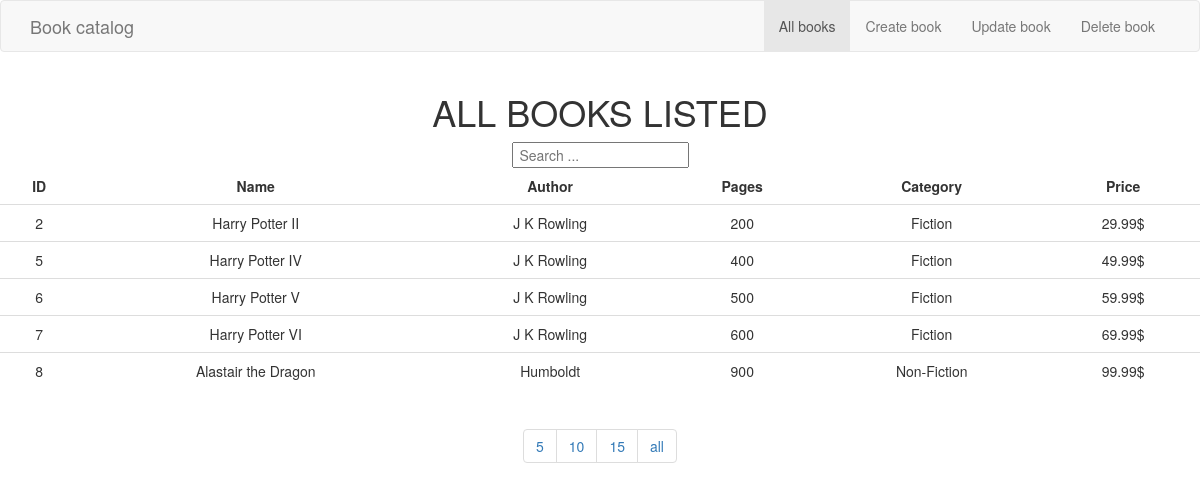
The app's page /views/manageBooks.php, older data.
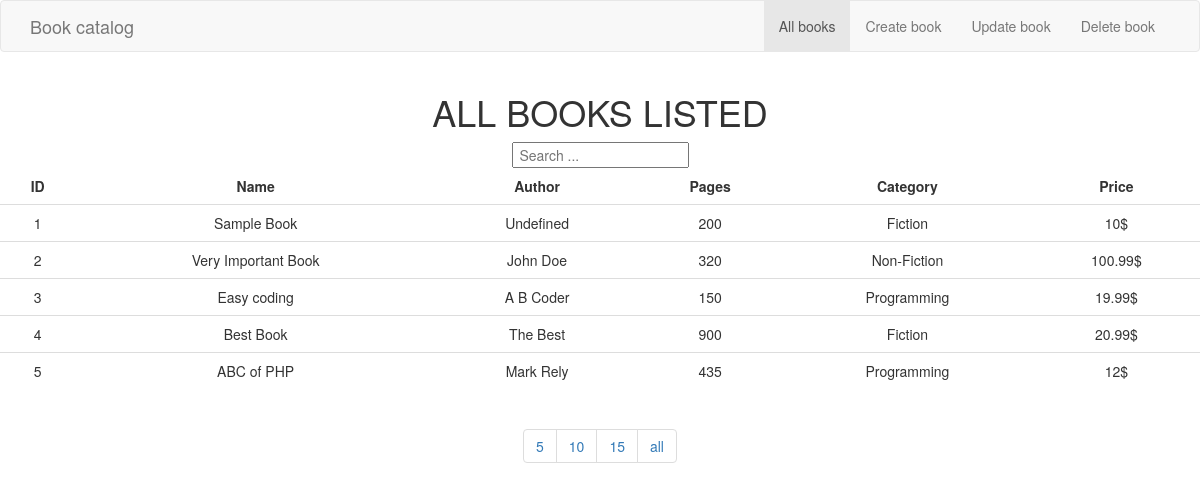
The same page, newer data.
### tables this page shows
CREATE TABLE `books` (
  `id_book` int(11) NOT NULL,
  `name_book` text NOT NULL,
  `author` text NOT NULL,
  `page_count` int(11) NOT NULL,
  `category` text NOT NULL,
  `price` float NOT NULL
);

### views/manageBooks.php (the view, shortened to what this page needs)
<?php
  require_once('../connect.php');
?>
<!DOCTYPE html>
<html>
<head>
  <link rel="stylesheet" href="https://maxcdn.bootstrapcdn.com/bootstrap/3.3.6/css/bootstrap.min.css">
  <link rel="stylesheet" type="text/css" href="../styles.css">
</head>
<body>
<nav class="navbar navbar-default">
      <div class="container">
        <div class="navbar-header">
          <a class="navbar-brand" href="../index.php">Book catalog</a>
        </div>
        <div id="navbar" class="collapse navbar-collapse">
          <ul class="nav navbar-nav navbar-right">
            <li class="active"><a href="#">All books</a></li>
            <li><a href="./createBook.php">Create book</a></li>
            <li><a href="./updateBook.php">Update book</a></li>
            <li><a href="./deleteBook.php">Delete book</a></li>
          </ul>
        </div>
      </div>
    </nav>
<div id="box">
  <h1>All books listed</h1>
  <input id="searchInput" placeholder=" Search ...">
  <table class="table table-hover">
      <thead>
        <tr>
          <td><b>ID</b></td>
          <td><b>Name</b></td>
          <td><b>Author</b></td>
          <td><b>Pages</b></td>
          <td><b>Category</b></td>
          <td><b>Price</b></td>
        </tr>
      </thead>
      <tbody id="fbody">
        <?php
          $books = "SELECT * FROM books ORDER BY id_book";
          $result = mysqli_query($connection, $books);
          if($connection->connect_errno!=0) {
            echo "Error:".$connection->connect_errno;
          } else {
            while($row = mysqli_fetch_assoc($result)) {
              echo "<tr>";
              echo "<td>".$row['id_book']."</td>";
              echo "<td>".$row['name_book']."</td>";
              echo "<td>".$row['author']."</td>";
              echo "<td>".$row['page_count']."</td>";
              echo "<td>".$row['category']."</td>";
              echo "<td>".$row['price']."$</td>";
              echo "</tr>";
            }
          }
        ?>
      </tbody>
    </table>
    <div id="display">
      <nav>
        <ul class="pagination">
          <li><a href="#">5</a></li>
          <li><a href="#">10</a></li>
          <li><a href="#">15</a></li>
          <li><a href="#">all</a></li>
        </ul>
      </nav>
    </div>
</div>
</body>
</html>

Row changes from the older to the newer data that the page shows:
no longer on this page (row edited): books: id_book "6", name_book "Harry Potter V", author "J K Rowling", page_count "500", category "Fiction", price "59.99"
no longer on this page (row edited): books: id_book "7", name_book "Harry Potter VI", author "J K Rowling", page_count "600", category "Fiction", price "69.99"
no longer on this page (row edited): books: id_book "8", name_book "Alastair the Dragon", author "Humboldt", page_count "900", category "Non-Fiction", price "99.99"
added books: id_book "1", name_book "Sample Book", author "Undefined", page_count "200", category "Fiction", price "10"
changed books id 2: name_book "Harry Potter II" → "Very Important Book"; author "J K Rowling" → "John Doe"; page_count "200" → "320"; category "Fiction" → "Non-Fiction"; price "29.99" → "100.99"
added books: id_book "3", name_book "Easy coding", author "A B Coder", page_count "150", category "Programming", price "19.99"
added books: id_book "4", name_book "Best Book", author "The Best", page_count "900", category "Fiction", price "20.99"
changed books id 5: name_book "Harry Potter IV" → "ABC of PHP"; author "J K Rowling" → "Mark Rely"; page_count "400" → "435"; category "Fiction" → "Programming"; price "49.99" → "12"
